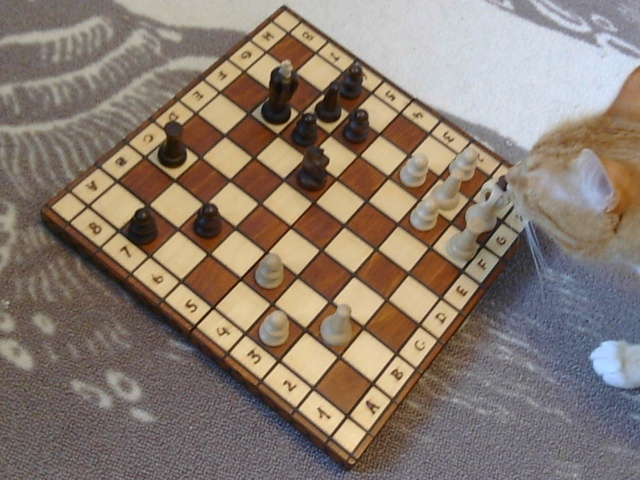
#> input picture code/captured_images/image_0.jpg, 640 x 480 px; its folder holds only this picture in this run
$ python -i utils.py   (imports and definitions only)
#> lines starting #> are read from the running program, lines starting #| are printed output that depends on the picture
import numpy as np
import cv2
import matplotlib.pyplot as plt
import glob


def harris_corners(img, max_corners=4,minDistance=60):

    """
    For finding the corners of the board for homography.
    Uses harris corner detector and then uses sort_corners
    before returning it as numpy array.
    Defaults to returning 4 corners.

    """


    # Harris response
    harris = cv2.cornerHarris(img, 15, 15, 0.04)
    harris = cv2.dilate(harris, None)

    # Normalize to 0–255 so goodFeaturesToTrack can use it
    harris_norm = cv2.normalize(harris, None, 0, 255, cv2.NORM_MINMAX)
    harris_norm = np.uint8(harris_norm)

    corners = cv2.goodFeaturesToTrack(
        harris_norm,
        maxCorners=max_corners,
        qualityLevel=0.01,
        minDistance=minDistance
    )

    corners = np.array([tuple(pt.ravel()) for pt in corners])
    corners = sort_corners(corners)


    if corners is None:
        Exception("No corners")

    return corners


# [17 lines left out: function plot_corners, not called in this run]


def sort_corners(corners):
    """
    Sorts the corners from harris detector
    corners: list or array of 4 (x, y) points
    returns: array of points ordered as:
             top-left, top-right, bottom-right, bottom-left
    """

    pts = np.array(corners, dtype=np.float32)

    # Step 1: sort by y (top to bottom)
    pts = pts[np.argsort(pts[:,1])]

    # First two are top, last two are bottom
    top = pts[:2]
    bottom = pts[2:]

    # Step 2: sort left-to-right within each row
    top = top[np.argsort(top[:,0])]
    bottom = bottom[np.argsort(bottom[:,0])]

    # Order: TL, TR, BR, BL
    ordered = np.array([top[0],top[1], bottom[1], bottom[0]], dtype=np.float32)
    return ordered


# [194 lines left out: functions calibrate_camera, find_correct_rotation, calculate_homography, create_fen, not called in this run]

>>> import cv2
>>> picture = cv2.imread('captured_images/image_0.jpg', cv2.IMREAD_GRAYSCALE)
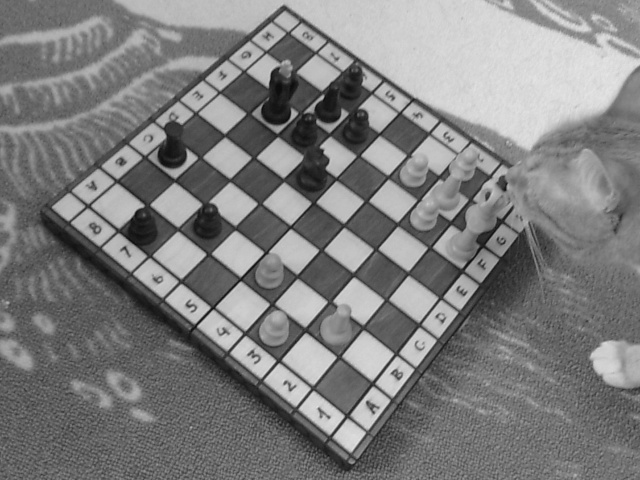
#> picture: shape (480, 640); min 11, max 229, mean 126.2
>>> result = harris_corners(picture)
#> in harris_corners, `harris = cv2.cornerHarris(img, 15, 15, 0.04)`:
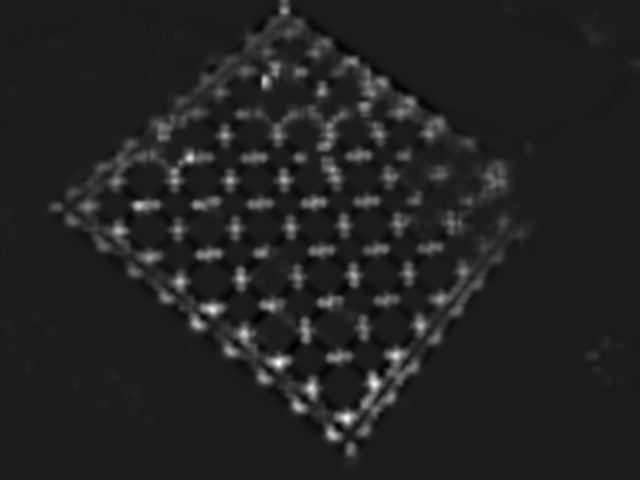
#> harris: shape (480, 640) float32; min -2.43e+09, max 1.95e+10, mean 594853248; drawn with min black and max white
#> in harris_corners, `corners = cv2.goodFeaturesToTrack( harris_norm, maxCorners=max_corners..`: corners = [[262, 75], [171, 176], [336, 424], [201, 315]]
#> in sort_corners, `pts = pts[np.argsort(pts[:,1])]`: pts = [[262, 75], [171, 176], [201, 315], [336, 424]]
#> in sort_corners, `top = pts[:2]`: top = [[262, 75], [171, 176]]
#> in sort_corners, `bottom = pts[2:]`: bottom = [[201, 315], [336, 424]]
#> in sort_corners, `top = top[np.argsort(top[:,0])]`: top = [[171, 176], [262, 75]]
#> in sort_corners, `ordered = np.array([top[0],top[1], bottom[1], bottom[0]], dtype=np.flo..`: ordered = [[171, 176], [262, 75], [336, 424], [201, 315]]
#> result = [[171, 176], [262, 75], [336, 424], [201, 315]]

$ run again, on code/captured_images/image_10.jpg
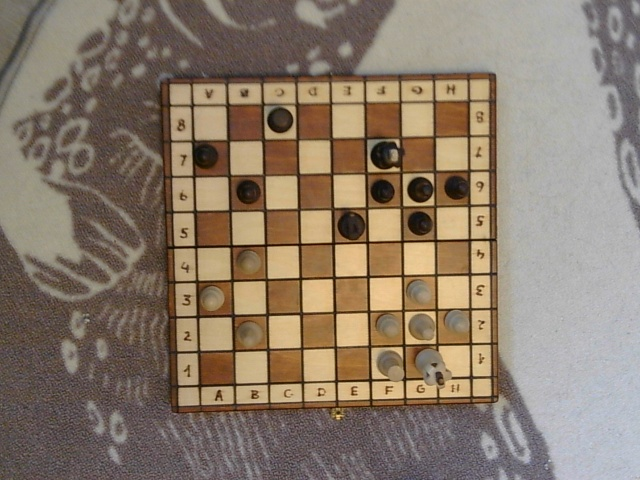
#> input picture code/captured_images/image_10.jpg, 640 x 480 px
#> `picture = cv2.imread('captured_images/image_0.jpg', cv2.IMREAD_GRAYSCA..`:
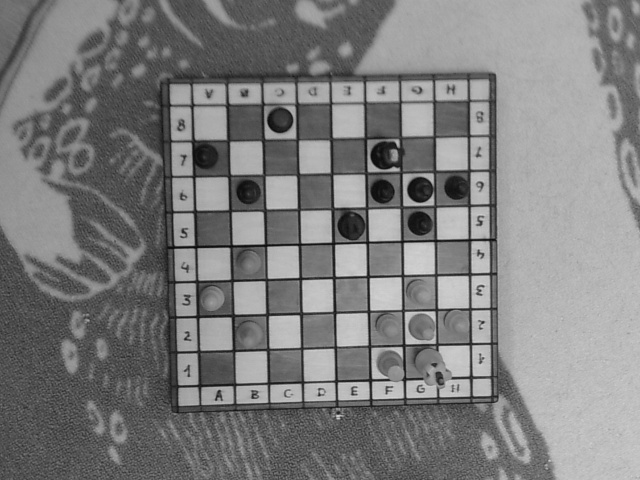
#> picture: shape (480, 640); min 9, max 216, mean 125.3
#> in harris_corners, `harris = cv2.dilate(harris, None)`:
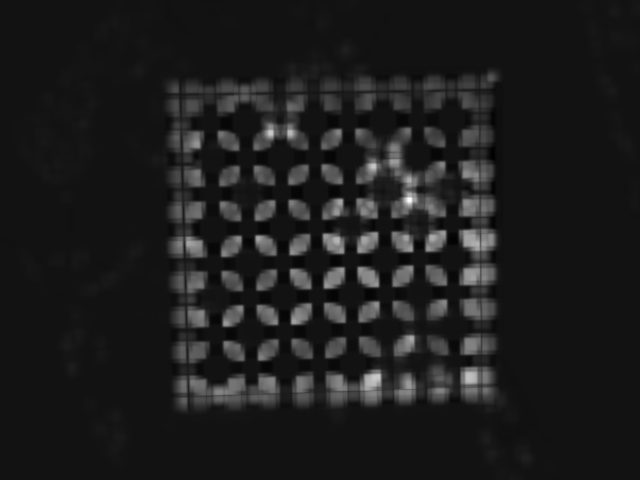
#> harris: shape (480, 640) float32; min -1.32e+09, max 1.69e+10, mean 785061760; drawn with min black and max white
#> in harris_corners, `corners = cv2.goodFeaturesToTrack( harris_norm, maxCorners=max_corners..`: corners = [[292, 323], [256, 236], [343, 268], [411, 250]]
#> in sort_corners, `pts = pts[np.argsort(pts[:,1])]`: pts = [[256, 236], [411, 250], [343, 268], [292, 323]]
#> top = [[256, 236], [411, 250]]
#> in sort_corners, `bottom = pts[2:]`: bottom = [[343, 268], [292, 323]]
#> in sort_corners, `bottom = bottom[np.argsort(bottom[:,0])]`: bottom = [[292, 323], [343, 268]]
#> ordered = [[256, 236], [411, 250], [343, 268], [292, 323]]
